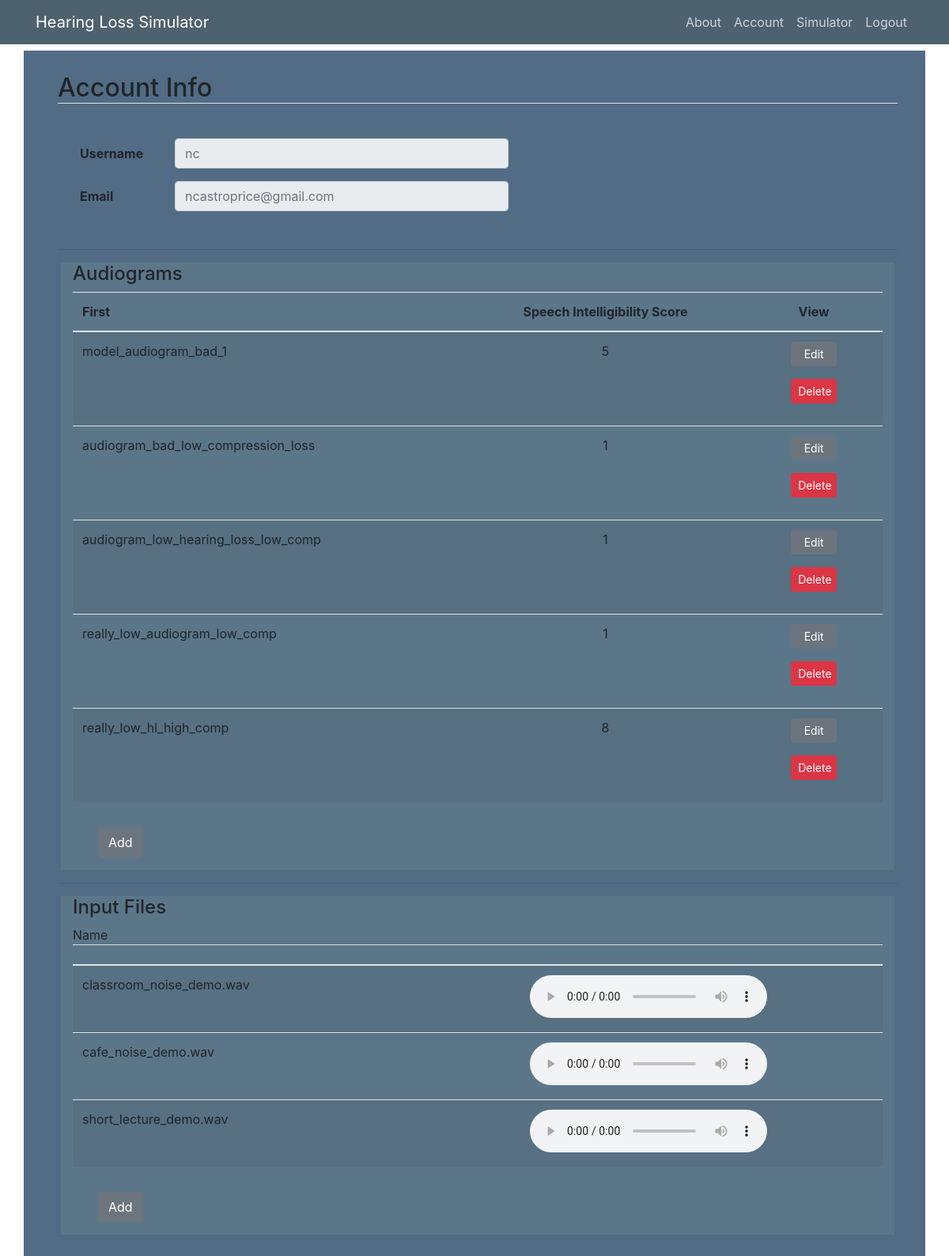
Page /account (signed in) on the committed database.
### hls_webapp/models.py (models this page shows, shortened)
class User(db.Model, UserMixin):
    __tablename__ = 'user'
    id = db.Column(db.Integer, primary_key=True)
    username = db.Column(db.String(20), unique=True, nullable=False)
    email = db.Column(db.String(120), unique=True, nullable=False)
    password = db.Column(db.String(60), nullable=False)
    sound_files_in = db.relationship(
        'SoundFileIn', backref=db.backref('user'))
    sim_data = db.relationship(
        'DecibelLoss', backref=db.backref('user'))

class DecibelLoss(db.Model):
    __tablename__ = 'decibel_loss'
    id = db.Column(db.Integer, primary_key=True, autoincrement=True)
    audiogram_name = db.Column(db.String(120), nullable=False)
    hll125 = db.Column(db.String(3), nullable=False)
    hlr125 = db.Column(db.String(3), nullable=False)
    hll250 = db.Column(db.String(3), nullable=False)
    hlr250 = db.Column(db.String(3), nullable=False)
    hll500 = db.Column(db.String(3), nullable=False)
    hlr500 = db.Column(db.String(3), nullable=False)
    hll1000 = db.Column(db.String(3), nullable=False)
    hlr1000 = db.Column(db.String(3), nullable=False)
    hll2000 = db.Column(db.String(3), nullable=False)
    hlr2000 = db.Column(db.String(3), nullable=False)
    hll4000 = db.Column(db.String(3), nullable=False)
    hlr4000 = db.Column(db.String(3), nullable=False)
    hll8000 = db.Column(db.String(3), nullable=False)
    hlr8000 = db.Column(db.String(3), nullable=False)
    compress = db.Column(db.String(3), nullable=False, default='0')
    user_id = db.Column(db.Integer, db.ForeignKey('user.id'), nullable=False)

class SoundFileIn(db.Model):
    __tablename__ = 'sound_file_in'
    id = db.Column(db.Integer, primary_key=True, autoincrement=True)
    file_name = db.Column(db.String(120), nullable=False,
                          default='default_audio.wav')
    user_id = db.Column(db.Integer, db.ForeignKey('user.id'), nullable=False)

### hls_webapp/users/routes.py (the view)
@users.route("/account", methods=['GET'])
@login_required
def account():
    audiograms = DecibelLoss.query.filter_by(user_id=current_user.id)
    choices_audiogram = [(g.id, g.audiogram_name, g.compress)
                         for g in audiograms]
    sound_files = SoundFileIn.query.filter_by(user_id=current_user.id)
    choices_audio = [(g.id, g.file_name) for g in sound_files]
    path_in = "static/audio_files_in/"
    return render_template('account.html', title='Account', choices_audiogram=choices_audiogram, choices_audio=choices_audio, path_in=path_in)

### hls_webapp/models.py (called while the page is built)
@login_manager.user_loader
def load_user(user_id):
    return User.query.get(int(user_id))

### hls_webapp/templates/account.html
{% extends "layout.html" %}
{% block content %}
<div class="d-md-flex flex-md-equal w-100 m-1 p-3">
    <div class="container">
        <div class="row">
            <div class="col-md-12">
                <h2 class="border-bottom mb-4">Account Info</h2>
            </div>
        </div>
        <div class="row m-1">
            <div class="col-md-9">
                <form>
                    <div class="form-group row">
                        <label for="staticUsername" class="col-sm-2 col-form-label pr-md-1 pl-md-4">Username</label>
                        <div class="col-sm-7">
                            <input type="text" readonly class="form-control" id="staticUsername"
                                placeholder="{{current_user.username}}">
                        </div>
                    </div>
                    <div class="form-group row">
                        <label for="staticEmail" class="col-sm-2 col-form-label pr-md-1 pl-md-4">Email</label>
                        <div class="col-sm-7">
                            <input type="text" readonly class="form-control" id="staticEmail"
                                placeholder="{{current_user.email}}">
                        </div>
                    </div>
                </form>
            </div>
        </div>
        <hr />
        <div class="row m-1">
            <div class="col-12 bg-steel-light">
                <h4>Audiograms</h4>
                <table class="table table-striped">
                    <thead>
                        <tr>
                            <th scope="Name">First</th>
                            <th scope="col" style="text-align: center;">Speech Intelligibility Score</th>
                            <th scope="col" style="text-align: center;">View</th>
                        </tr>
                    </thead>
                    <tbody>
                        {% for g in choices_audiogram %}
                        <tr>
                            <td>{{ g[1] }}</td>
                            <td style="text-align: center;">{{ g[2] }}</td>
                            <td style="text-align: center;">
                                <div>
                                    <div>
                                        <a class="btn btn-secondary btn-sm"
                                            href="{{url_for('users.update_user_audiogram', username=current_user.username, audiogram_id=g[0])}}"
                                            style="width: 58px;">
                                            Edit
                                        </a>
                                    </div>
                                    <form
                                        action="{{url_for('users.delete_user_audiogram', username=current_user.username, audiogram_id=g[0])}}"
                                        method="POST">
                                        <input type="Submit" class="btn btn-danger btn-sm ml-3" value="Delete"
                                            style="width: 58px;">
                                    </form>
                                </div>
                            </td>
                        </tr>
                        {% endfor %}
                    </tbody>
                </table>
                <form action="{{url_for('users.user_audiogram', username=current_user.username)}}"
                    style="padding-left: 2rem;">
                    <input class="btn btn-secondary" type="submit" value="Add" />
                </form>
            </div>
        </div>
        <hr />
        <div class="row m-1">
            <div class="col-12 bg-steel-light">
                <h4>Input Files</h4>
                <table class="table table-striped">
                    <thead>
                        <tr>
                            <th scope="Name"></th>Name</th>
                            <th scope="col" style="text-align: center;"></th>
                        </tr>
                    </thead>
                    <tbody>
                        {% for g in choices_audio %}
                        <tr>
                            <td>{{ g[1] }}</td>
                            <td style="text-align: center;">
                                <audio id="sound_table" controls>
                                    <source src="{{'/' + path_in + g[1]}}" type="audio/wav" />
                                </audio>
                            </td>
                        </tr>
                        {% endfor %}
                    </tbody>
                </table>
                <form action="{{url_for('users.user_inputfile', username=current_user.username)}}"
                    style="padding-left: 2rem;">
                    <input class="btn btn-secondary" type="submit" value="Add" />
                </form>
            </div>
        </div>
    </div>
</div>
{% endblock content %}

### hls_webapp/templates/layout.html (shortened to what this page needs)
<!DOCTYPE html>
<html>
<head>
  <link rel="stylesheet" href="https://stackpath.bootstrapcdn.com/bootstrap/4.3.1/css/bootstrap.min.css"
>
  <link rel="stylesheet" type="text/css" href="{{ url_for('static', filename='main.css') }}">
</head>
<body style="margin-top: 4rem;">
  <header class="site-header">
    <nav class="navbar navbar-expand-md navbar-dark bg-steel fixed-top">
      <div class="container">
        <a class="navbar-brand mr-auto" href="/">Hearing Loss Simulator</a>
        <div class="collapse navbar-collapse justify-content-end" id="navbarToggle">
          <div class="navbar-nav">
            <a class="nav-item nav-link" href="{{ url_for('main.home') }}">About</a>
            {% if current_user.is_authenticated %}
            <a class="nav-item nav-link" href="{{ url_for('users.account') }}">Account</a>
            <a class="nav-item nav-link"
              href="{{ url_for('users.user_simulator',username=current_user.username) }}">Simulator</a>
            <a class="nav-item nav-link" href="{{ url_for('users.logout') }}">Logout</a>
            {% else %}
            <a class="nav-item nav-link" href="{{ url_for('users.login') }}">Login</a>
            <a class="nav-item nav-link" href="{{ url_for('users.register') }}">Register</a>
            {% endif %}
          </div>
        </div>
      </div>
    </nav>
  </header>
  <main role="main" class="container">
    <div class="row">
      <div class="col-md-12 p-2">
        {% block content %}{% endblock %}
      </div>
    </div>
  </main>
</body>
</html>

### hls_webapp/static/main.css (style rules this page uses)
tbody { width: 100%; }
main { background-color: #526c85; }
.bg-steel { background-color: #4e616f; }
.bg-steel-light { background-color: #5c7689; }
.site-header .navbar-nav .nav-link { color: #cbd5db; }
label { color: #212529; font-weight: bold; padding: 0px; }
form { padding: 1rem; padding-left: 0px; }
table { text-align: left; background-color: inherit; }

### rows in the picture
User: username "nc", email "ncastroprice@gmail.com"
DecibelLoss: audiogram_name "model_audiogram_bad_1", compress "5"
DecibelLoss: audiogram_name "audiogram_bad_low_compression_loss", g "1"
DecibelLoss: audiogram_name "audiogram_low_hearing_loss_low_comp", g "1"
DecibelLoss: audiogram_name "really_low_audiogram_low_comp", hll125 "1"
DecibelLoss: audiogram_name "really_low_hl_high_comp", compress "8"
SoundFileIn: file_name "classroom_noise_demo.wav"
SoundFileIn: file_name "cafe_noise_demo.wav"
SoundFileIn: file_name "short_lecture_demo.wav"
